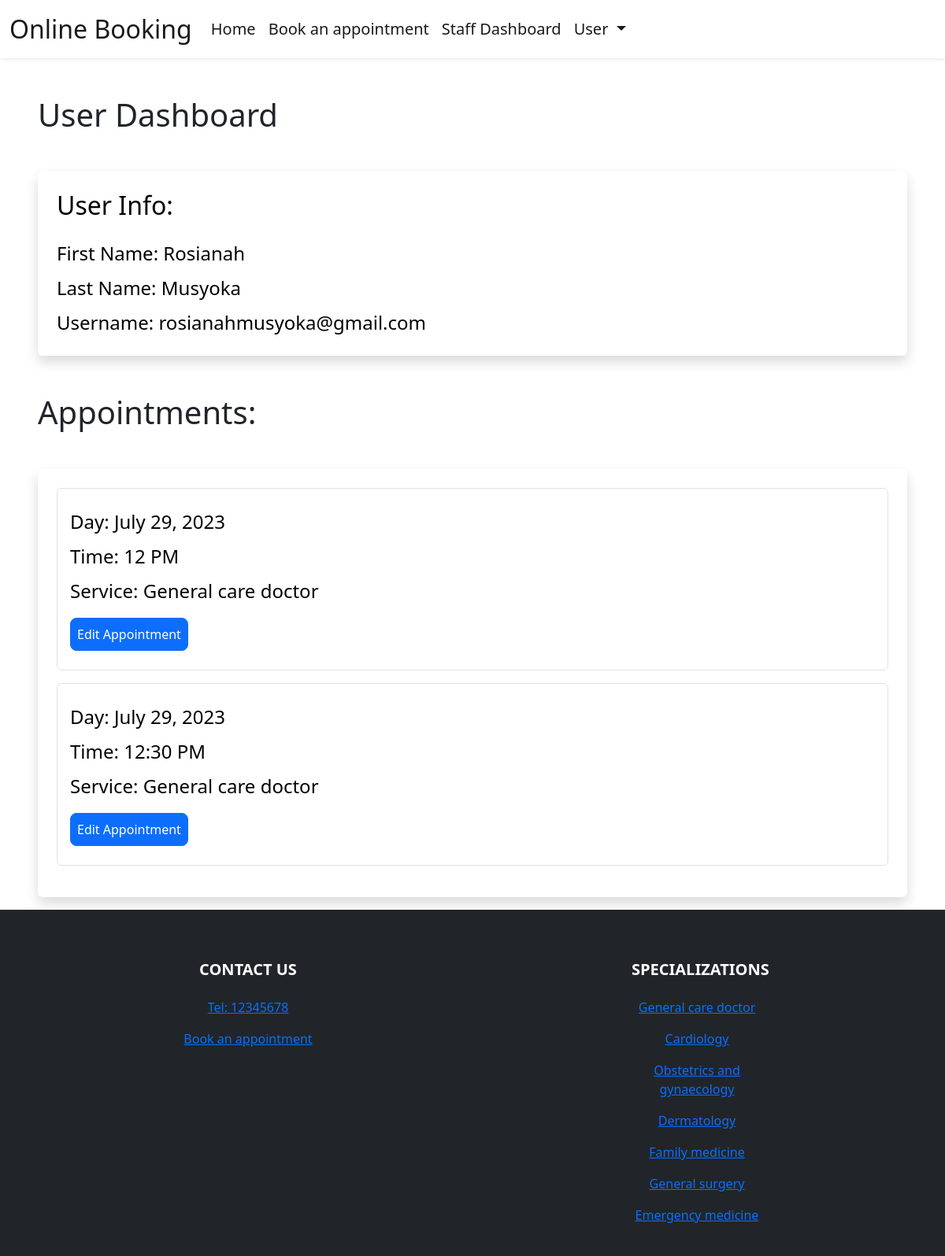
The page /user-panel (signed in) on the database its author committed.
### booking/models.py (models this page shows, shortened)
class Appointment(models.Model):
    user = models.ForeignKey(User, on_delete=models.CASCADE, null=True, blank=True)
    service = models.CharField(max_length=50, choices=SERVICE_CHOICES, default="Doctor care")
    day = models.DateField(default=datetime.now)
    time = models.CharField(max_length=10, choices=TIME_CHOICES, default="3 PM")
    time_ordered = models.DateTimeField(default=datetime.now, blank=True)

### booking/views.py (the view)
# urls.py: path('user-panel', views.userPanel, name='userPanel'),
def userPanel(request):
    user = request.user
    appointments = Appointment.objects.filter(user=user).order_by('day', 'time')
    return render(request, 'userPanel.html', {
        'user':user,
        'appointments':appointments,
    })

### booking/templates/userPanel.html (shortened to what this page needs)
{% extends 'layout.html' %}
{% load static %}
{% block body %}
{% if user.is_authenticated %}
<h1 class=" ms-5 mt-5 ">User Dashboard</h1>
<div class="shadow p-4 mb-5 bg-body bg-body rounded text-black  m-5 ">
    <h2 class="">User Info:</h2>
    <ul class="list-group fs-4 mt-3">
            <li class="list-group mt-2">First Name: {{ user.first_name }}</li>
            <li class="list-group mt-2">Last Name: {{ user.last_name }}</li>
            <li class="list-group mt-2">Username: {{ user.username }}</li>
    </ul>
</div>
{% if appointments.count > 0 %}
<div class="mt-5 ">
    <h1 class=" ms-5">Appointments:</h1>
    <div class="shadow p-4 mb-3 bg-body bg-body rounded text-black  m-5">
        {% for appointment in appointments %}
        <div class="list-group fs-4 border p-3 mb-3">
            <p class="list-group mt-2">Day: {{ appointment.day }}</p>
            <p class="list-group mt-2">Time: {{ appointment.time }}</p>
            <p class="list-group mt-2">Service: {{ appointment.service }}</p>
            <div class="mt-3 mb-2">
                <a class="btn btn-primary rounded-3 p-2" href="{% url 'userUpdate' appointment.id %}">Edit Appointment</a>
            </div>
        </div>
        {% endfor %}
    </div>
</div>
{% endif %}
{% else %}
<div class="shadow p-4 mb-5 bg-body bg-body rounded text-black  m-5">
    <h1 class="p-2  ms-3">First Sign in!</h1>
    <a href="{% url 'login' %}" class="btn btn-primary text-white">Sign in</a>
</div>
{% endif %}
{% endblock %}

### rows shown on the page
Appointment: day "July 29, 2023", time "12 PM", service "General care doctor"
Appointment: day "July 29, 2023", time "12:30 PM", service "General care doctor"

### other values the page prints
{{ user.first_name }} "Rosianah"
{{ user.last_name }} "Musyoka"
{{ user.username }} "rosianahmusyoka@gmail.com"
